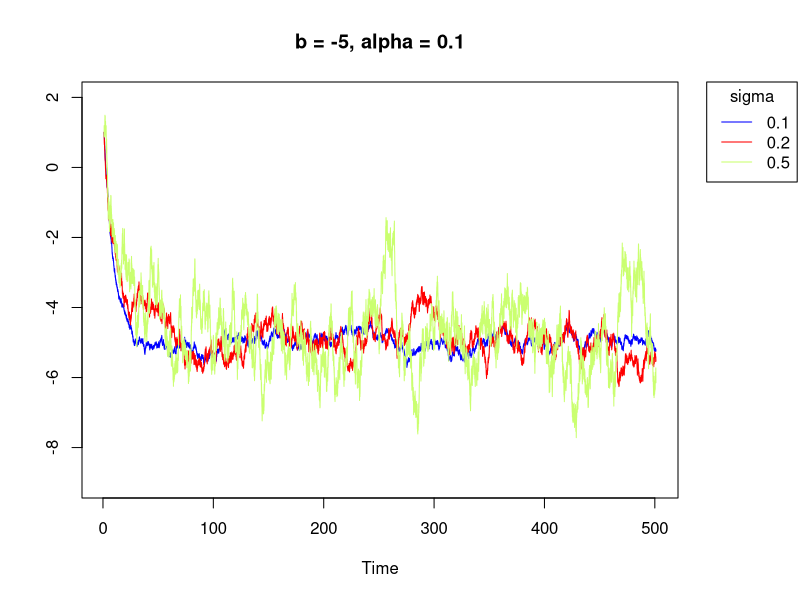
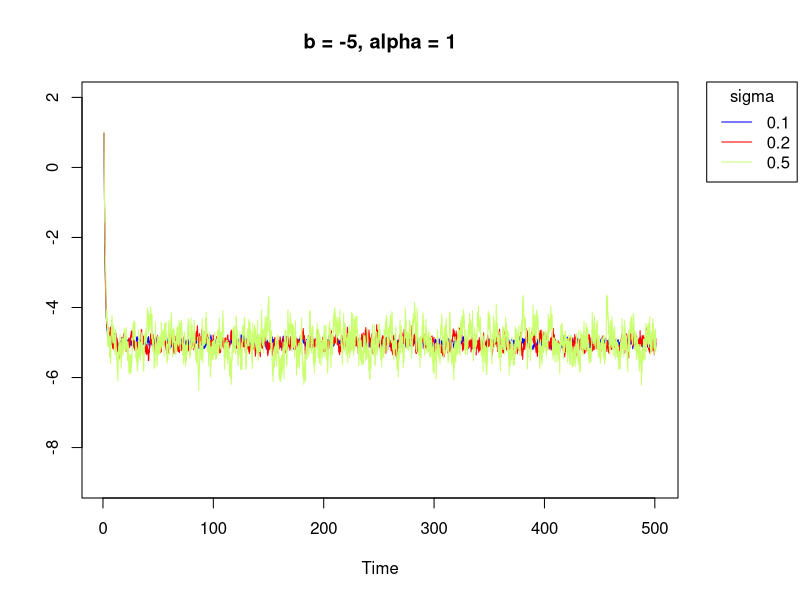
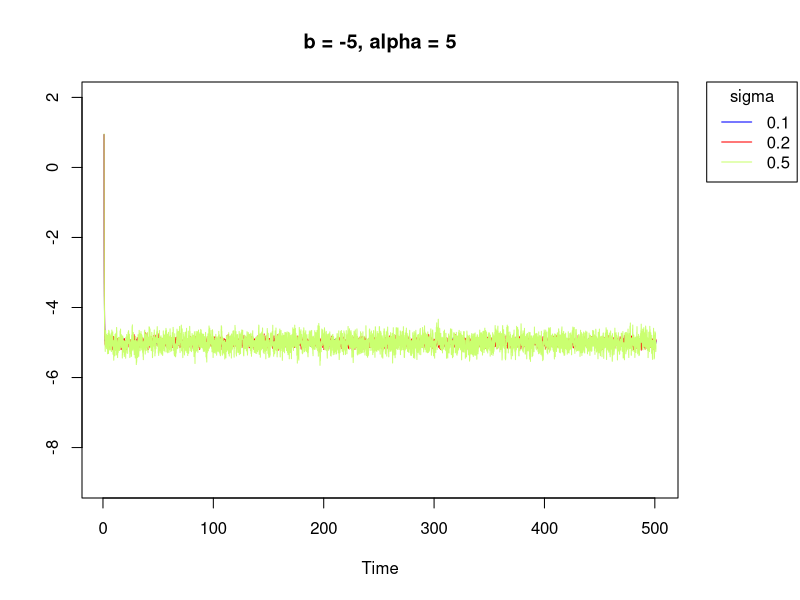
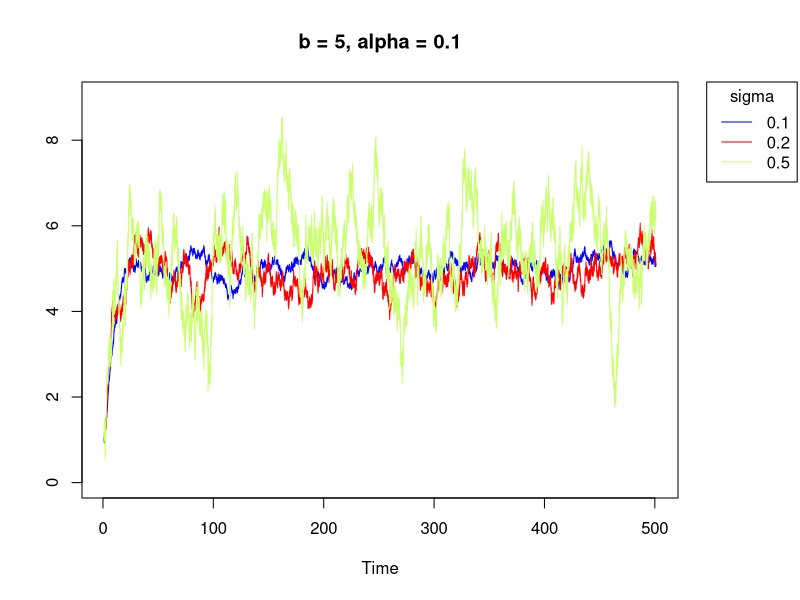
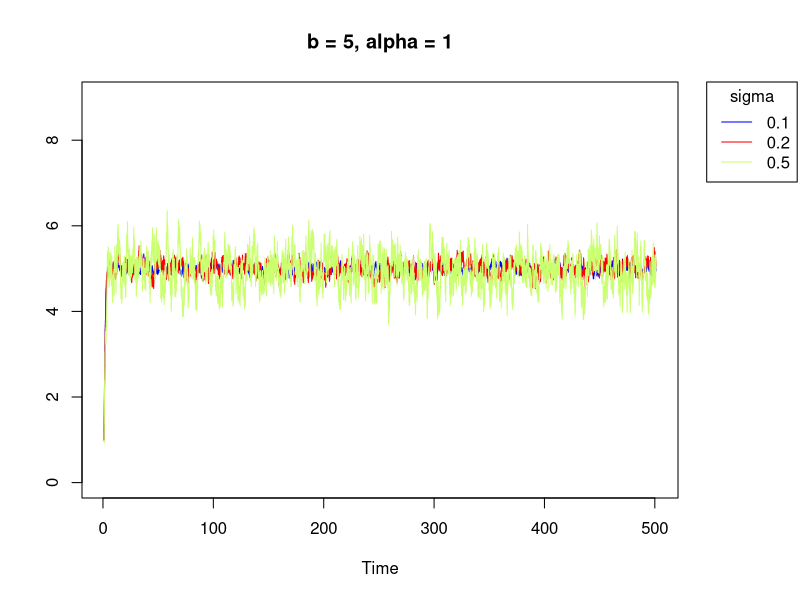
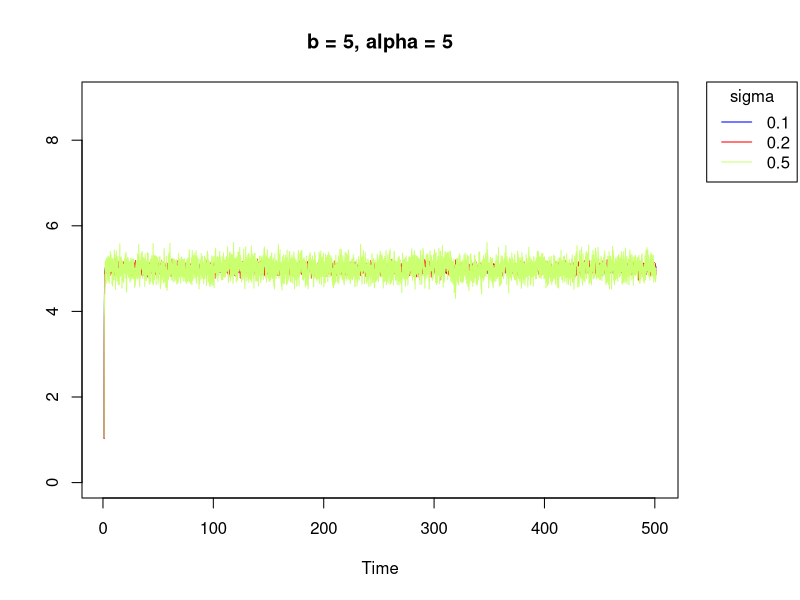
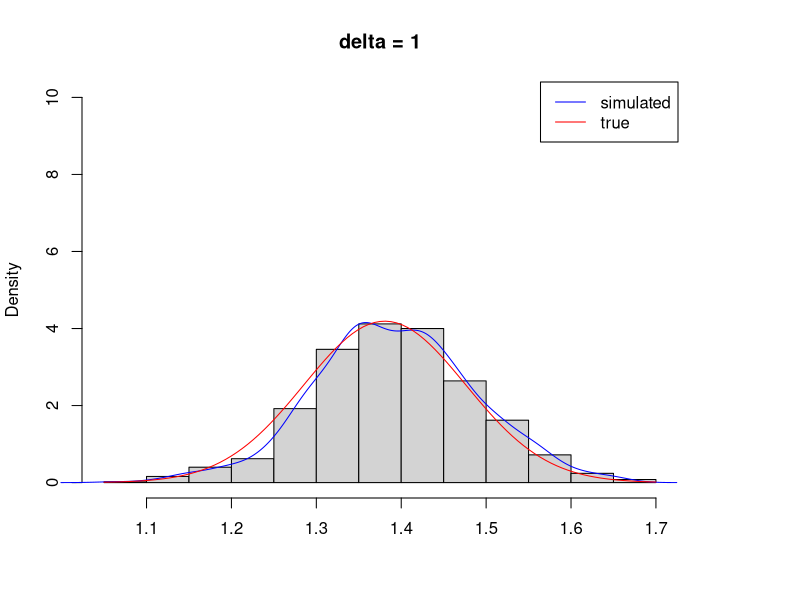
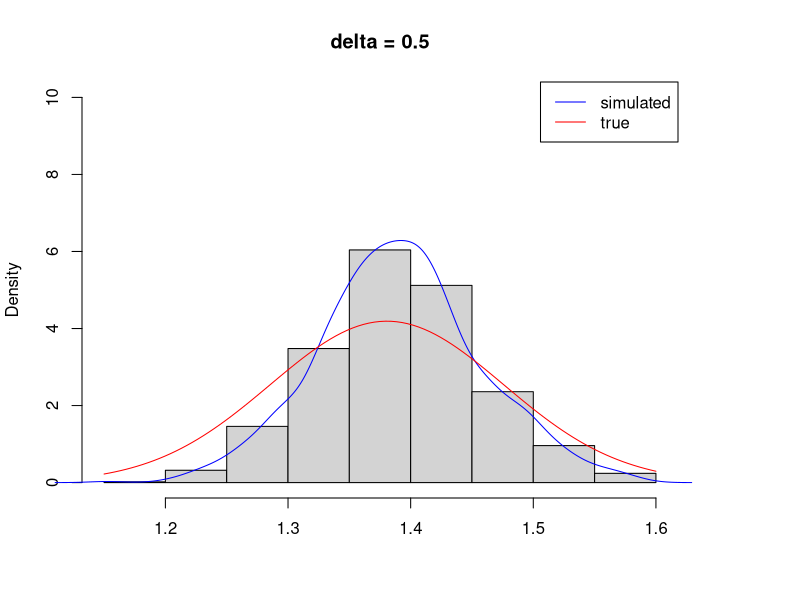

Here is the R script that generated these plots, in order:
## ---- chunk 1
rand.walk <- function(alpha, sigma, b, r0, time, delta) {
  r <- vector()
  t <- 0
  int <- 1
  while (t <= time) {
    z <- rnorm(1)
    r1 <- exp(-alpha * delta) *r0 + 
      b * (1 - exp(-alpha * delta)) + 
      sigma * sqrt(1 - exp(-2 * alpha * delta)) * z / sqrt(2 * alpha)
    r[int] <- r1
    r0 <- r1
    int <- int + 1
    t <- t + delta
  }
  return(r)
}
## ---- chunk 2
set.seed(2020)
alpha <- c(0.1, 1, 5)
sigma <- c(0.1, 0.2, 0.5)
b <- c(-5, 5)
r0 <- 1
time <- 500
delta <- 1/500
mat <- matrix(rep(NA, 3 * 250000), 3, 250000)
## ---- chunk 3
par(mar=c(5.1, 4.1, 4.1, 6.1), xpd=TRUE)
for (i in 1:3) {
  mat[i, ] <- rand.walk(0.1, sigma[i], -5, r0, time, delta)
}
plot(ts(mat[1, ], frequency=500),type='l', ylab = "", 
     main = "b = -5, alpha = 0.1", col = "blue", ylim = c(-9, 2))
lines(ts(mat[2, ], frequency=500), type='l', col="red") 
lines(ts(mat[3, ], frequency=500), type='l', col="darkolivegreen1")
legend("topright", inset=c(-0.2,0), legend=c('0.1', '0.2', '0.5'),
       lty=c(1,1,1), col=c("blue", "red", "darkolivegreen1"), title="sigma")

for (i in 1:3) {
  mat[i, ] <- rand.walk(1, sigma[i], -5, r0, time, delta)
}
plot(ts(mat[1, ], frequency=500),type='l', ylab = "", 
     main = "b = -5, alpha = 1", col = "blue", ylim = c(-9, 2))
lines(ts(mat[2, ], frequency=500), type='l', col="red") 
lines(ts(mat[3, ], frequency=500), type='l', col="darkolivegreen1")
legend("topright",  inset=c(-0.2,0), legend=c('0.1', '0.2', '0.5'),
       lty=c(1,1,1), col=c("blue", "red", "darkolivegreen1"), title="sigma")

for (i in 1:3) {
  mat[i, ] <- rand.walk(5, sigma[i], -5, r0, time, delta)
}
plot(ts(mat[1, ], frequency=500),type='l', ylab = "", 
     main = "b = -5, alpha = 5", col = "blue", ylim = c(-9, 2))
lines(ts(mat[2, ], frequency=500), type='l', col="red") 
lines(ts(mat[3, ], frequency=500), type='l', col="darkolivegreen1")
legend("topright", inset=c(-0.2,0), legend=c('0.1', '0.2', '0.5'),
       lty=c(1,1,1), col=c("blue", "red", "darkolivegreen1"), title="sigma")

for (i in 1:3) {
  mat[i, ] <- rand.walk(0.1, sigma[i], 5, r0, time, delta)
}
plot(ts(mat[1, ], frequency=500),type='l', ylab = "", 
     main = "b = 5, alpha = 0.1", col = "blue", ylim = c(0, 9))
lines(ts(mat[2, ], frequency=500), type='l', col="red") 
lines(ts(mat[3, ], frequency=500), type='l', col="darkolivegreen1")
legend("topright", inset=c(-0.2,0), legend=c('0.1', '0.2', '0.5'),
       lty=c(1,1,1), col=c("blue", "red", "darkolivegreen1"), title="sigma")

for (i in 1:3) {
  mat[i, ] <- rand.walk(1, sigma[i], 5, r0, time, delta)
}
plot(ts(mat[1, ], frequency=500),type='l', ylab = "", 
     main = "b = 5, alpha = 1", col = "blue", ylim = c(0, 9))
lines(ts(mat[2, ], frequency=500), type='l', col="red") 
lines(ts(mat[3, ], frequency=500), type='l', col="darkolivegreen1")
legend("topright", inset=c(-0.2,0), legend=c('0.1', '0.2', '0.5'),
       lty=c(1,1,1), col=c("blue", "red", "darkolivegreen1"), title="sigma")

for (i in 1:3) {
  mat[i, ] <- rand.walk(5, sigma[i], 5, r0, time, delta)
}
plot(ts(mat[1, ], frequency=500),type='l', ylab = "", 
     main = "b = 5, alpha = 5", col = "blue", ylim = c(0, 9))
lines(ts(mat[2, ], frequency=500), type='l', col="red") 
lines(ts(mat[3, ], frequency=500), type='l', col="darkolivegreen1")
legend("topright", inset=c(-0.2,0), legend=c('0.1', '0.2', '0.5'),
       lty=c(1,1,1), col=c("blue", "red", "darkolivegreen1"), title="sigma")
## ---- chunk 4
euler <- function(alpha, sigma, b, r0, delta) { 
  n <- 1/delta
  r <- vector()
  int <- 1
  for (i in 1:n) {
    r1 <- r0 + alpha * (b - r0) * delta +
      sigma * delta * rnorm(1) 
    r[int] <- r1
    r0 <- r1
    int <- int + 1
    }
  return(r) 
}

alpha <- 0.1
sigma <- 0.1
b <- 5
delta <- c(1, 0.5, 0.1, 0.01)
r0 <- 1
mu <- exp(-sigma * delta[1]) * r0 + b * (1 - exp(-alpha * delta[1])) 
sig <- sigma * sqrt((1 - exp(-2 * alpha * delta[1])) / (2 * alpha))

true <- function (x) {
  exp(-((x - mu)^2) /(2 * sig^2)) / sqrt(2 * pi * sig^2)
}

sim <- matrix(rep(NA, 4*100), 4, 1000)
for (i in 1:4) {
  for (j in 1:1000) {
    sim[i,j] <- euler(alpha, sigma, b, r0, delta[i])[1/delta[i]]
  }
}

hist(sim[1,], freq = F, xlab = '', main = 'delta = 1', ylim = c(0,10)) 
lines(density(sim[1,]), col = "blue", lwd = 1)
curve(true, add = T, col = "red")
legend('topright', legend = c("simulated","true"),
lty = c(1, 1), lwd = c(1, 1), col = c("blue", "red"))

hist(sim[2,], freq = F, xlab = '', main = 'delta = 0.5', ylim = c(0,10)) 
lines(density(sim[2,]), col = "blue", lwd = 1)
curve(true, add = T, col = "red")
legend('topright', legend = c("simulated","true"),
lty = c(1, 1), lwd = c(1, 1), col = c("blue", "red"))

hist(sim[3,], freq = F, xlab = '', main = 'delta = 0.1', ylim = c(0,15)) 
lines(density(sim[3,]), col = "blue", lwd = 1)
curve(true, add = T, col = "red")
legend('topright', legend = c("simulated","true"),
lty = c(1, 1), lwd = c(1, 1), col = c("blue", "red"))

hist(sim[4,], freq = F, xlab = '', main = 'delta = 0.01', ylim = c(0,50)) 
lines(density(sim[4,]), col = "blue", lwd = 1)
curve(true, add = T, col = "red")
legend('topright', legend = c("simulated","true"),
lty = c(1, 1), lwd = c(1, 1), col = c("blue", "red"))

## ---- chunk 5
t.max <- 5
f <- function(x) {
  return(sqrt(x) + exp(-x) * sin(2 * pi * x)) 
}

sim <- function(n) {
  out <- vector()
  for (i in 1:n) {
    s <- rpois(1, f(t.max) * t.max)
    tt <- runif(s, 0, t.max)
    u <- runif(s)
    accept <- vector()
    for (j in 1:s) {
      accept[j] <- u[j] < f(tt[j]) / f(t.max)
    }
    tt1 <- sort(tt[accept])
    out <- c(out, tt1)
  }
  return(out)
}

## ---- chunk 6
set.seed(2020)
s <- sim(1000)
f.true <- function(x) {
  z <- 2 * exp(-5) * (4 * 5^1.5 * exp(5) * pi^2 +
                        (3 * exp(5) - 3) * pi + 5^1.5 * exp(5)) / (3 * (4 * pi^2 + 1))
  return(f(x) / z)
}

hist(s, xlab = 'time', main = '', freq = FALSE)
lines(density(s), xlim = c(0,5), col = "blue", lwd = 2)
curve(f.true, 0, 5, add = T, col = "red", lwd = 2)
legend('topleft', legend = c("kernel density","true density"),
       lty = c(1,1), lwd = c(1,1), col=c('blue','red'), cex = 0.9)
